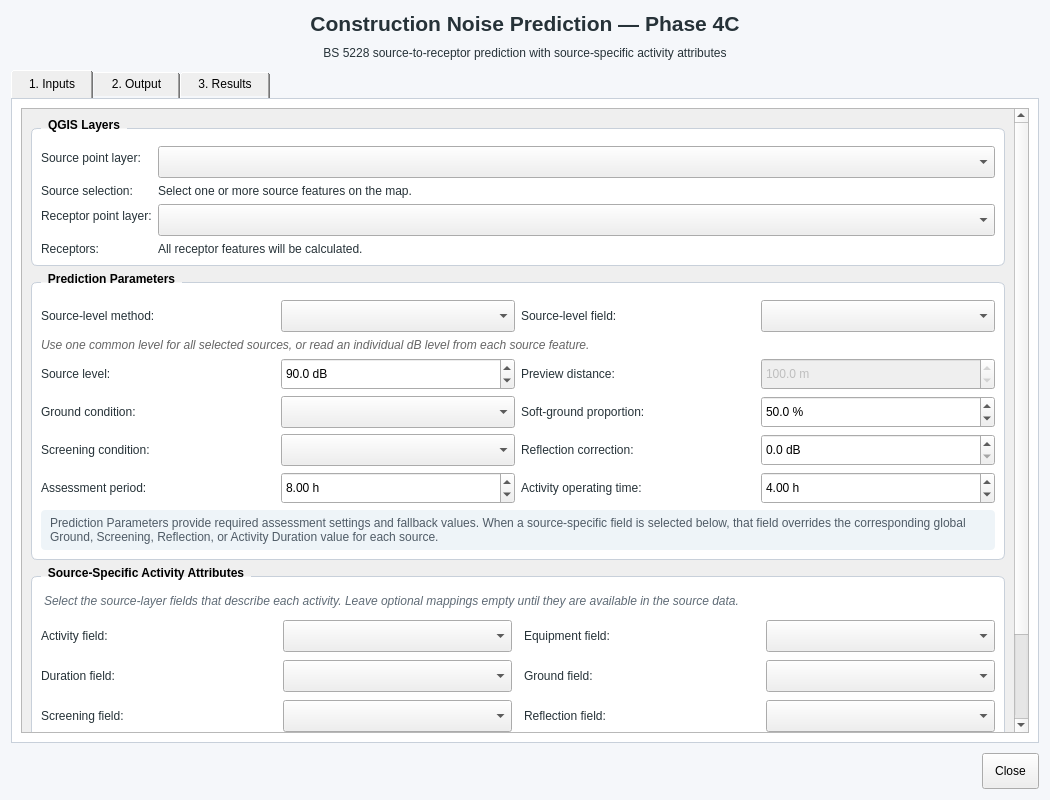
<?xml version='1.0' encoding='UTF-8'?>
<ui version="4.0">
  <class>NoisePredictionDialogBase</class>
  <widget class="QDialog" name="NoisePredictionDialogBase">
    <property name="geometry">
      <rect>
        <x>0</x>
        <y>0</y>
        <width>1050</width>
        <height>800</height>
      </rect>
    </property>
    <property name="minimumSize">
      <size>
        <width>860</width>
        <height>640</height>
      </size>
    </property>
    <property name="windowTitle">
      <string>Noise Prediction — BS 5228</string>
    </property>
    <property name="styleSheet">
      <string>QDialog { background-color: #f5f7fa; }
QGroupBox { font-weight: 600; border: 1px solid #c8d0da; border-radius: 6px; margin-top: 10px; padding-top: 8px; background-color: #ffffff; }
QGroupBox::title { subcontrol-origin: margin; left: 10px; padding: 0 5px; }
QLabel { color: #263238; }
QLineEdit, QComboBox, QDoubleSpinBox, QgsMapLayerComboBox, QgsFieldComboBox { min-height: 26px; }
QPushButton { min-height: 28px; padding: 3px 12px; }
QTabWidget::pane { border: 1px solid #c8d0da; background: #ffffff; }
QTabBar::tab { padding: 7px 18px; }</string>
    </property>
    <layout class="QVBoxLayout" name="mainLayout">
      <property name="spacing">
        <number>10</number>
      </property>
      <item>
        <widget class="QLabel" name="titleLabel">
          <property name="font">
            <font>
              <pointsize>16</pointsize>
              <weight>75</weight>
              <bold>true</bold>
            </font>
          </property>
          <property name="text">
            <string>Construction Noise Prediction — Phase 4C</string>
          </property>
          <property name="alignment">
            <set>Qt::AlignCenter</set>
          </property>
        </widget>
      </item>
      <item>
        <widget class="QLabel" name="subtitleLabel">
          <property name="text">
            <string>BS 5228 source-to-receptor prediction with source-specific activity attributes</string>
          </property>
          <property name="alignment">
            <set>Qt::AlignCenter</set>
          </property>
        </widget>
      </item>
      <item>
        <widget class="QTabWidget" name="tabWidget">
          <property name="currentIndex">
            <number>0</number>
          </property>
          <widget class="QWidget" name="inputsTab">
            <attribute name="title">
              <string>1. Inputs</string>
            </attribute>
            <layout class="QVBoxLayout" name="inputsTabLayout">
              <item>
                <widget class="QScrollArea" name="inputsScrollArea">
                  <property name="widgetResizable">
                    <bool>true</bool>
                  </property>
                  <widget class="QWidget" name="inputsScrollContents">
                    <property name="geometry">
                      <rect>
                        <x>0</x>
                        <y>0</y>
                        <width>980</width>
                        <height>760</height>
                      </rect>
                    </property>
                    <layout class="QVBoxLayout" name="inputsScrollLayout">
                      <item>
                        <widget class="QGroupBox" name="layersGroupBox">
                          <property name="title">
                            <string>QGIS Layers</string>
                          </property>
                          <layout class="QFormLayout" name="layersFormLayout">
                            <item row="0" column="0">
                              <widget class="QLabel" name="sourceLayerLabel">
                                <property name="text">
                                  <string>Source point layer:</string>
                                </property>
                              </widget>
                            </item>
                            <item row="0" column="1">
                              <widget class="QgsMapLayerComboBox" name="sourceLayerCombo"/>
                            </item>
                            <item row="1" column="0">
                              <widget class="QLabel" name="sourceSelectionLabel">
                                <property name="text">
                                  <string>Source selection:</string>
                                </property>
                              </widget>
                            </item>
                            <item row="1" column="1">
                              <widget class="QLabel" name="sourceStatusLabel">
                                <property name="text">
                                  <string>Select one or more source features on the map.</string>
                                </property>
                                <property name="wordWrap">
                                  <bool>true</bool>
                                </property>
                              </widget>
                            </item>
                            <item row="2" column="0">
                              <widget class="QLabel" name="receptorLayerLabel">
                                <property name="text">
                                  <string>Receptor point layer:</string>
                                </property>
                              </widget>
                            </item>
                            <item row="2" column="1">
                              <widget class="QgsMapLayerComboBox" name="receptorLayerCombo"/>
                            </item>
                            <item row="3" column="0">
                              <widget class="QLabel" name="receptorStatusTitleLabel">
                                <property name="text">
                                  <string>Receptors:</string>
                                </property>
                              </widget>
                            </item>
                            <item row="3" column="1">
                              <widget class="QLabel" name="receptorStatusLabel">
                                <property name="text">
                                  <string>All receptor features will be calculated.</string>
                                </property>
                                <property name="wordWrap">
                                  <bool>true</bool>
                                </property>
                              </widget>
                            </item>
                          </layout>
                        </widget>
                      </item>
                      <item>
                        <widget class="QGroupBox" name="parametersGroupBox">
                          <property name="title">
                            <string>Prediction Parameters</string>
                          </property>
                          <layout class="QGridLayout" name="parametersGridLayout">
                            <item row="0" column="0">
                              <widget class="QLabel" name="sourceLevelModeLabel">
                                <property name="text">
                                  <string>Source-level method:</string>
                                </property>
                              </widget>
                            </item>
                            <item row="0" column="1">
                              <widget class="QComboBox" name="sourceLevelModeCombo"/>
                            </item>
                            <item row="0" column="2">
                              <widget class="QLabel" name="sourceLevelFieldLabel">
                                <property name="text">
                                  <string>Source-level field:</string>
                                </property>
                              </widget>
                            </item>
                            <item row="0" column="3">
                              <widget class="QgsFieldComboBox" name="sourceLevelFieldCombo"/>
                            </item>
                            <item row="1" column="0" colspan="4">
                              <widget class="QLabel" name="sourceLevelHelpLabel">
                                <property name="text">
                                  <string>Use one common level for all selected sources, or read an individual dB level from each source feature.</string>
                                </property>
                                <property name="wordWrap">
                                  <bool>true</bool>
                                </property>
                                <property name="styleSheet">
                                  <string>color: #666666; font-style: italic;</string>
                                </property>
                              </widget>
                            </item>
                            <item row="2" column="0">
                              <widget class="QLabel" name="sourceLevelLabel">
                                <property name="text">
                                  <string>Source level:</string>
                                </property>
                              </widget>
                            </item>
                            <item row="2" column="1">
                              <widget class="QDoubleSpinBox" name="sourceLevelSpin">
                                <property name="maximum">
                                  <double>200.000000000000000</double>
                                </property>
                                <property name="decimals">
                                  <number>1</number>
                                </property>
                                <property name="value">
                                  <double>90.000000000000000</double>
                                </property>
                                <property name="suffix">
                                  <string> dB</string>
                                </property>
                              </widget>
                            </item>
                            <item row="2" column="2">
                              <widget class="QLabel" name="distanceLabel">
                                <property name="text">
                                  <string>Preview distance:</string>
                                </property>
                              </widget>
                            </item>
                            <item row="2" column="3">
                              <widget class="QDoubleSpinBox" name="distanceSpin">
                                <property name="enabled">
                                  <bool>false</bool>
                                </property>
                                <property name="minimum">
                                  <double>0.100000000000000</double>
                                </property>
                                <property name="maximum">
                                  <double>1000000.000000000000000</double>
                                </property>
                                <property name="decimals">
                                  <number>1</number>
                                </property>
                                <property name="value">
                                  <double>100.000000000000000</double>
                                </property>
                                <property name="suffix">
                                  <string> m</string>
                                </property>
                              </widget>
                            </item>
                            <item row="3" column="0">
                              <widget class="QLabel" name="groundLabel">
                                <property name="text">
                                  <string>Ground condition:</string>
                                </property>
                              </widget>
                            </item>
                            <item row="3" column="1">
                              <widget class="QComboBox" name="groundCombo"/>
                            </item>
                            <item row="3" column="2">
                              <widget class="QLabel" name="softGroundLabel">
                                <property name="text">
                                  <string>Soft-ground proportion:</string>
                                </property>
                              </widget>
                            </item>
                            <item row="3" column="3">
                              <widget class="QDoubleSpinBox" name="softGroundSpin">
                                <property name="maximum">
                                  <double>100.000000000000000</double>
                                </property>
                                <property name="decimals">
                                  <number>1</number>
                                </property>
                                <property name="value">
                                  <double>50.000000000000000</double>
                                </property>
                                <property name="suffix">
                                  <string> %</string>
                                </property>
                              </widget>
                            </item>
                            <item row="4" column="0">
                              <widget class="QLabel" name="screeningLabel">
                                <property name="text">
                                  <string>Screening condition:</string>
                                </property>
                              </widget>
                            </item>
                            <item row="4" column="1">
                              <widget class="QComboBox" name="screeningCombo"/>
                            </item>
                            <item row="4" column="2">
                              <widget class="QLabel" name="reflectionLabel">
                                <property name="text">
                                  <string>Reflection correction:</string>
                                </property>
                              </widget>
                            </item>
                            <item row="4" column="3">
                              <widget class="QDoubleSpinBox" name="reflectionSpin">
                                <property name="maximum">
                                  <double>20.000000000000000</double>
                                </property>
                                <property name="decimals">
                                  <number>1</number>
                                </property>
                                <property name="suffix">
                                  <string> dB</string>
                                </property>
                              </widget>
                            </item>
                            <item row="5" column="0">
                              <widget class="QLabel" name="assessmentLabel">
                                <property name="text">
                                  <string>Assessment period:</string>
                                </property>
                              </widget>
                            </item>
                            <item row="5" column="1">
                              <widget class="QDoubleSpinBox" name="assessmentDurationSpin">
                                <property name="minimum">
                                  <double>0.010000000000000</double>
                                </property>
                                <property name="maximum">
                                  <double>48.000000000000000</double>
                                </property>
                                <property name="decimals">
                                  <number>2</number>
                                </property>
                                <property name="value">
                                  <double>8.000000000000000</double>
                                </property>
                                <property name="suffix">
                                  <string> h</string>
                                </property>
                              </widget>
                            </item>
                            <item row="5" column="2">
                              <widget class="QLabel" name="activityLabel">
                                <property name="text">
                                  <string>Activity operating time:</string>
                                </property>
                              </widget>
                            </item>
                            <item row="5" column="3">
                              <widget class="QDoubleSpinBox" name="activityDurationSpin">
                                <property name="minimum">
                                  <double>0.010000000000000</double>
                                </property>
                                <property name="maximum">
                                  <double>48.000000000000000</double>
                                </property>
                                <property name="decimals">
                                  <number>2</number>
                                </property>
                                <property name="value">
                                  <double>4.000000000000000</double>
                                </property>
                                <property name="suffix">
                                  <string> h</string>
                                </property>
                              </widget>
                            </item>
                            <item row="6" column="0" colspan="4">
                              <widget class="QLabel" name="parameterFallbackHelpLabel">
                                <property name="text">
                                  <string>Prediction Parameters provide required assessment settings and fallback values. When a source-specific field is selected below, that field overrides the corresponding global Ground, Screening, Reflection, or Activity Duration value for each source.</string>
                                </property>
                                <property name="wordWrap">
                                  <bool>true</bool>
                                </property>
                                <property name="styleSheet">
                                  <string>color: #4f5b66; background: #eef4f8; padding: 6px; border-radius: 4px;</string>
                                </property>
                              </widget>
                            </item>
                          </layout>
                        </widget>
                      </item>
                      <item>
                        <widget class="QGroupBox" name="activityAttributesGroupBox">
                          <property name="title">
                            <string>Source-Specific Activity Attributes</string>
                          </property>
                          <property name="toolTip">
                            <string>Map source-layer fields to Phase 4C activity attributes. These mappings will be used when source-specific processing is enabled.</string>
                          </property>
                          <layout class="QGridLayout" name="activityAttributesGridLayout">
                            <property name="horizontalSpacing">
                              <number>12</number>
                            </property>
                            <property name="verticalSpacing">
                              <number>8</number>
                            </property>
                            <item row="0" column="0" colspan="4">
                              <widget class="QLabel" name="activityAttributesHelpLabel">
                                <property name="text">
                                  <string>Select the source-layer fields that describe each activity. Leave optional mappings empty until they are available in the source data.</string>
                                </property>
                                <property name="wordWrap">
                                  <bool>true</bool>
                                </property>
                                <property name="styleSheet">
                                  <string>color: #5f6b76; font-style: italic; padding-bottom: 4px;</string>
                                </property>
                              </widget>
                            </item>
                            <item row="1" column="0">
                              <widget class="QLabel" name="activityFieldLabel">
                                <property name="text">
                                  <string>Activity field:</string>
                                </property>
                                <property name="buddy">
                                  <cstring>activityFieldCombo</cstring>
                                </property>
                              </widget>
                            </item>
                            <item row="1" column="1">
                              <widget class="QgsFieldComboBox" name="activityFieldCombo">
                                <property name="toolTip">
                                  <string>Field containing the activity name or activity identifier.</string>
                                </property>
                                <property name="minimumSize">
                                  <size>
                                    <width>210</width>
                                    <height>0</height>
                                  </size>
                                </property>
                              </widget>
                            </item>
                            <item row="1" column="2">
                              <widget class="QLabel" name="equipmentFieldLabel">
                                <property name="text">
                                  <string>Equipment field:</string>
                                </property>
                                <property name="buddy">
                                  <cstring>equipmentFieldCombo</cstring>
                                </property>
                              </widget>
                            </item>
                            <item row="1" column="3">
                              <widget class="QgsFieldComboBox" name="equipmentFieldCombo">
                                <property name="toolTip">
                                  <string>Field containing the plant or equipment description.</string>
                                </property>
                                <property name="minimumSize">
                                  <size>
                                    <width>210</width>
                                    <height>0</height>
                                  </size>
                                </property>
                              </widget>
                            </item>
                            <item row="2" column="0">
                              <widget class="QLabel" name="durationFieldLabel">
                                <property name="text">
                                  <string>Duration field:</string>
                                </property>
                                <property name="buddy">
                                  <cstring>durationFieldCombo</cstring>
                                </property>
                              </widget>
                            </item>
                            <item row="2" column="1">
                              <widget class="QgsFieldComboBox" name="durationFieldCombo">
                                <property name="toolTip">
                                  <string>Field containing a numeric value. Numeric fields and text fields containing numbers are supported.</string>
                                </property>
                                <property name="minimumSize">
                                  <size>
                                    <width>210</width>
                                    <height>0</height>
                                  </size>
                                </property>
                              </widget>
                            </item>
                            <item row="2" column="2">
                              <widget class="QLabel" name="groundFieldLabel">
                                <property name="text">
                                  <string>Ground field:</string>
                                </property>
                                <property name="buddy">
                                  <cstring>groundFieldCombo</cstring>
                                </property>
                              </widget>
                            </item>
                            <item row="2" column="3">
                              <widget class="QgsFieldComboBox" name="groundFieldCombo">
                                <property name="toolTip">
                                  <string>Field describing the ground condition or soft-ground proportion.</string>
                                </property>
                                <property name="minimumSize">
                                  <size>
                                    <width>210</width>
                                    <height>0</height>
                                  </size>
                                </property>
                              </widget>
                            </item>
                            <item row="3" column="0">
                              <widget class="QLabel" name="screeningFieldLabel">
                                <property name="text">
                                  <string>Screening field:</string>
                                </property>
                                <property name="buddy">
                                  <cstring>screeningFieldCombo</cstring>
                                </property>
                              </widget>
                            </item>
                            <item row="3" column="1">
                              <widget class="QgsFieldComboBox" name="screeningFieldCombo">
                                <property name="toolTip">
                                  <string>Field describing screening or barrier attenuation.</string>
                                </property>
                                <property name="minimumSize">
                                  <size>
                                    <width>210</width>
                                    <height>0</height>
                                  </size>
                                </property>
                              </widget>
                            </item>
                            <item row="3" column="2">
                              <widget class="QLabel" name="reflectionFieldLabel">
                                <property name="text">
                                  <string>Reflection field:</string>
                                </property>
                                <property name="buddy">
                                  <cstring>reflectionFieldCombo</cstring>
                                </property>
                              </widget>
                            </item>
                            <item row="3" column="3">
                              <widget class="QgsFieldComboBox" name="reflectionFieldCombo">
                                <property name="toolTip">
                                  <string>Field containing a numeric value. Numeric fields and text fields containing numbers are supported.</string>
                                </property>
                                <property name="minimumSize">
                                  <size>
                                    <width>210</width>
                                    <height>0</height>
                                  </size>
                                </property>
                              </widget>
                            </item>
                          </layout>
                        </widget>
                      </item>
                      <item>
                        <layout class="QHBoxLayout" name="inputActionsLayout">
                          <item>
                            <spacer name="inputActionsSpacer">
                              <property name="orientation">
                                <enum>Qt::Horizontal</enum>
                              </property>
                              <property name="sizeHint" stdset="0">
                                <size>
                                  <width>40</width>
                                  <height>20</height>
                                </size>
                              </property>
                            </spacer>
                          </item>
                          <item>
                            <widget class="QPushButton" name="resetButton">
                              <property name="text">
                                <string>Reset</string>
                              </property>
                              <property name="minimumHeight">
                                <number>36</number>
                              </property>
                            </widget>
                          </item>
                          <item>
                            <widget class="QPushButton" name="calculateButton">
                              <property name="text">
                                <string>Calculate Cumulative Predictions</string>
                              </property>
                              <property name="default">
                                <bool>true</bool>
                              </property>
                              <property name="minimumHeight">
                                <number>36</number>
                              </property>
                            </widget>
                          </item>
                        </layout>
                      </item>
                      <item>
                        <spacer name="inputsVerticalSpacer">
                          <property name="orientation">
                            <enum>Qt::Vertical</enum>
                          </property>
                          <property name="sizeHint" stdset="0">
                            <size>
                              <width>20</width>
                              <height>40</height>
                            </size>
                          </property>
                        </spacer>
                      </item>
                    </layout>
                  </widget>
                </widget>
              </item>
            </layout>
          </widget>
          <widget class="QWidget" name="outputTab">
            <attribute name="title">
              <string>2. Output</string>
            </attribute>
            <layout class="QVBoxLayout" name="outputTabLayout">
              <item>
                <widget class="QLabel" name="outputTabHelpLabel">
                  <property name="text">
                    <string>Choose a temporary QGIS layer or save the receptor prediction results permanently as a GeoPackage or ESRI Shapefile.</string>
                  </property>
                  <property name="wordWrap">
                    <bool>true</bool>
                  </property>
                  <property name="styleSheet">
                    <string>color: #4f5b66; font-style: italic; padding: 4px;</string>
                  </property>
                </widget>
              </item>
              <item>
                <widget class="QGroupBox" name="outputGroupBox">
                  <property name="title">
                    <string>Output and Layer Options</string>
                  </property>
                  <layout class="QGridLayout" name="outputGridLayout">
                    <item row="0" column="0">
                      <widget class="QLabel" name="outputLayerNameLabel">
                        <property name="text">
                          <string>Output layer name:</string>
                        </property>
                      </widget>
                    </item>
                    <item row="0" column="1" colspan="3">
                      <widget class="QLineEdit" name="outputLayerNameEdit">
                        <property name="text">
                          <string>Noise prediction results</string>
                        </property>
                        <property name="placeholderText">
                          <string>Enter the output layer name</string>
                        </property>
                      </widget>
                    </item>
                    <item row="1" column="0">
                      <widget class="QLabel" name="outputTypeLabel">
                        <property name="text">
                          <string>Output type:</string>
                        </property>
                      </widget>
                    </item>
                    <item row="1" column="1">
                      <widget class="QRadioButton" name="temporaryOutputRadio">
                        <property name="text">
                          <string>Temporary layer</string>
                        </property>
                        <property name="checked">
                          <bool>true</bool>
                        </property>
                      </widget>
                    </item>
                    <item row="1" column="2">
                      <widget class="QRadioButton" name="permanentOutputRadio">
                        <property name="text">
                          <string>GeoPackage (.gpkg)</string>
                        </property>
                      </widget>
                    </item>
                    <item row="1" column="3">
                      <widget class="QRadioButton" name="shapefileOutputRadio">
                        <property name="text">
                          <string>Shapefile (.shp)</string>
                        </property>
                      </widget>
                    </item>
                    <item row="2" column="0">
                      <widget class="QLabel" name="outputPathLabel">
                        <property name="text">
                          <string>Output file:</string>
                        </property>
                      </widget>
                    </item>
                    <item row="2" column="1" colspan="2">
                      <widget class="QLineEdit" name="outputPathEdit">
                        <property name="enabled">
                          <bool>false</bool>
                        </property>
                        <property name="placeholderText">
                          <string>Select a .gpkg or .shp output file</string>
                        </property>
                      </widget>
                    </item>
                    <item row="2" column="3">
                      <widget class="QPushButton" name="browseOutputButton">
                        <property name="enabled">
                          <bool>false</bool>
                        </property>
                        <property name="text">
                          <string>Browse…</string>
                        </property>
                      </widget>
                    </item>
                    <item row="3" column="0">
                      <widget class="QLabel" name="outputOptionsLabel">
                        <property name="text">
                          <string>Options:</string>
                        </property>
                      </widget>
                    </item>
                    <item row="3" column="1">
                      <widget class="QCheckBox" name="addToProjectCheck">
                        <property name="text">
                          <string>Add output layer to project</string>
                        </property>
                        <property name="checked">
                          <bool>true</bool>
                        </property>
                      </widget>
                    </item>
                    <item row="3" column="2" colspan="2">
                      <widget class="QCheckBox" name="applySymbologyCheck">
                        <property name="text">
                          <string>Apply noise-level symbology</string>
                        </property>
                        <property name="checked">
                          <bool>true</bool>
                        </property>
                      </widget>
                    </item>
                  </layout>
                </widget>
              </item>
              <item>
                <spacer name="outputTabVerticalSpacer">
                  <property name="orientation">
                    <enum>Qt::Vertical</enum>
                  </property>
                  <property name="sizeHint" stdset="0">
                    <size>
                      <width>20</width>
                      <height>40</height>
                    </size>
                  </property>
                </spacer>
              </item>
            </layout>
          </widget>
          <widget class="QWidget" name="resultsTab">
            <attribute name="title">
              <string>3. Results</string>
            </attribute>
            <layout class="QVBoxLayout" name="resultsTabLayout">
              <item>
                <widget class="QGroupBox" name="summaryGroupBox">
                  <property name="title">
                    <string>First Receptor Summary</string>
                  </property>
                  <layout class="QGridLayout" name="summaryGridLayout">
                    <item row="0" column="0">
                      <widget class="QLabel" name="distanceResultTitle">
                        <property name="text">
                          <string>Distance attenuation:</string>
                        </property>
                      </widget>
                    </item>
                    <item row="0" column="1">
                      <widget class="QLabel" name="distanceResultLabel">
                        <property name="text">
                          <string>—</string>
                        </property>
                        <property name="alignment">
                          <set>Qt::AlignRight|Qt::AlignVCenter</set>
                        </property>
                      </widget>
                    </item>
                    <item row="1" column="0">
                      <widget class="QLabel" name="groundResultTitle">
                        <property name="text">
                          <string>Ground attenuation:</string>
                        </property>
                      </widget>
                    </item>
                    <item row="1" column="1">
                      <widget class="QLabel" name="groundResultLabel">
                        <property name="text">
                          <string>—</string>
                        </property>
                        <property name="alignment">
                          <set>Qt::AlignRight|Qt::AlignVCenter</set>
                        </property>
                      </widget>
                    </item>
                    <item row="2" column="0">
                      <widget class="QLabel" name="screeningResultTitle">
                        <property name="text">
                          <string>Screening attenuation:</string>
                        </property>
                      </widget>
                    </item>
                    <item row="2" column="1">
                      <widget class="QLabel" name="screeningResultLabel">
                        <property name="text">
                          <string>—</string>
                        </property>
                        <property name="alignment">
                          <set>Qt::AlignRight|Qt::AlignVCenter</set>
                        </property>
                      </widget>
                    </item>
                    <item row="3" column="0">
                      <widget class="QLabel" name="reflectionResultTitle">
                        <property name="text">
                          <string>Reflection correction:</string>
                        </property>
                      </widget>
                    </item>
                    <item row="3" column="1">
                      <widget class="QLabel" name="reflectionResultLabel">
                        <property name="text">
                          <string>—</string>
                        </property>
                        <property name="alignment">
                          <set>Qt::AlignRight|Qt::AlignVCenter</set>
                        </property>
                      </widget>
                    </item>
                    <item row="4" column="0">
                      <widget class="QLabel" name="durationResultTitle">
                        <property name="text">
                          <string>Duration correction:</string>
                        </property>
                      </widget>
                    </item>
                    <item row="4" column="1">
                      <widget class="QLabel" name="durationResultLabel">
                        <property name="text">
                          <string>—</string>
                        </property>
                        <property name="alignment">
                          <set>Qt::AlignRight|Qt::AlignVCenter</set>
                        </property>
                      </widget>
                    </item>
                    <item row="5" column="0">
                      <widget class="QLabel" name="beforeDurationResultTitle">
                        <property name="text">
                          <string>Dominant contribution:</string>
                        </property>
                      </widget>
                    </item>
                    <item row="5" column="1">
                      <widget class="QLabel" name="beforeDurationResultLabel">
                        <property name="text">
                          <string>—</string>
                        </property>
                        <property name="alignment">
                          <set>Qt::AlignRight|Qt::AlignVCenter</set>
                        </property>
                      </widget>
                    </item>
                    <item row="6" column="0">
                      <widget class="QLabel" name="predictedResultTitle">
                        <property name="font">
                          <font>
                            <weight>75</weight>
                            <bold>true</bold>
                          </font>
                        </property>
                        <property name="text">
                          <string>Combined noise level:</string>
                        </property>
                      </widget>
                    </item>
                    <item row="6" column="1">
                      <widget class="QLabel" name="predictedResultLabel">
                        <property name="font">
                          <font>
                            <pointsize>16</pointsize>
                            <weight>75</weight>
                            <bold>true</bold>
                          </font>
                        </property>
                        <property name="text">
                          <string>—</string>
                        </property>
                        <property name="alignment">
                          <set>Qt::AlignRight|Qt::AlignVCenter</set>
                        </property>
                      </widget>
                    </item>
                  </layout>
                </widget>
              </item>
              <item>
                <widget class="QGroupBox" name="resultsTableGroupBox">
                  <property name="title">
                    <string>Receptor Prediction Results</string>
                  </property>
                  <layout class="QVBoxLayout" name="resultsTableLayout">
                    <item>
                      <widget class="QTableWidget" name="resultsTable"/>
                    </item>
                    <item>
                      <layout class="QHBoxLayout" name="resultsActionsLayout">
                        <item>
                          <spacer name="resultsActionsSpacer">
                            <property name="orientation">
                              <enum>Qt::Horizontal</enum>
                            </property>
                            <property name="sizeHint" stdset="0">
                              <size>
                                <width>40</width>
                                <height>20</height>
                              </size>
                            </property>
                          </spacer>
                        </item>
                        <item>
                          <widget class="QPushButton" name="selectReceptorButton">
                            <property name="enabled">
                              <bool>false</bool>
                            </property>
                            <property name="text">
                              <string>Select on Map</string>
                            </property>
                            <property name="toolTip">
                              <string>Select the receptor corresponding to the current table row.</string>
                            </property>
                            <property name="minimumHeight">
                              <number>32</number>
                            </property>
                          </widget>
                        </item>
                        <item>
                          <widget class="QPushButton" name="zoomReceptorButton">
                            <property name="enabled">
                              <bool>false</bool>
                            </property>
                            <property name="text">
                              <string>Zoom to Receptor</string>
                            </property>
                            <property name="toolTip">
                              <string>Select and zoom the QGIS map to the current receptor.</string>
                            </property>
                            <property name="minimumHeight">
                              <number>32</number>
                            </property>
                          </widget>
                        </item>
                        <item>
                          <widget class="QPushButton" name="exportCsvButton">
                            <property name="enabled">
                              <bool>false</bool>
                            </property>
                            <property name="text">
                              <string>Export Results to CSV</string>
                            </property>
                            <property name="toolTip">
                              <string>Export the current receptor prediction table to a CSV file.</string>
                            </property>
                            <property name="minimumHeight">
                              <number>32</number>
                            </property>
                          </widget>
                        </item>
                      </layout>
                    </item>
                  </layout>
                </widget>
              </item>
            </layout>
          </widget>
        </widget>
      </item>
      <item>
        <widget class="QDialogButtonBox" name="dialogButtons">
          <property name="standardButtons">
            <set>QDialogButtonBox::Close</set>
          </property>
        </widget>
      </item>
    </layout>
  </widget>
  <customwidgets>
    <customwidget>
      <class>QgsMapLayerComboBox</class>
      <extends>QComboBox</extends>
      <header>qgis.gui</header>
    </customwidget>
    <customwidget>
      <class>QgsFieldComboBox</class>
      <extends>QComboBox</extends>
      <header>qgis.gui</header>
    </customwidget>
  </customwidgets>
  <resources/>
  <connections/>
</ui>
